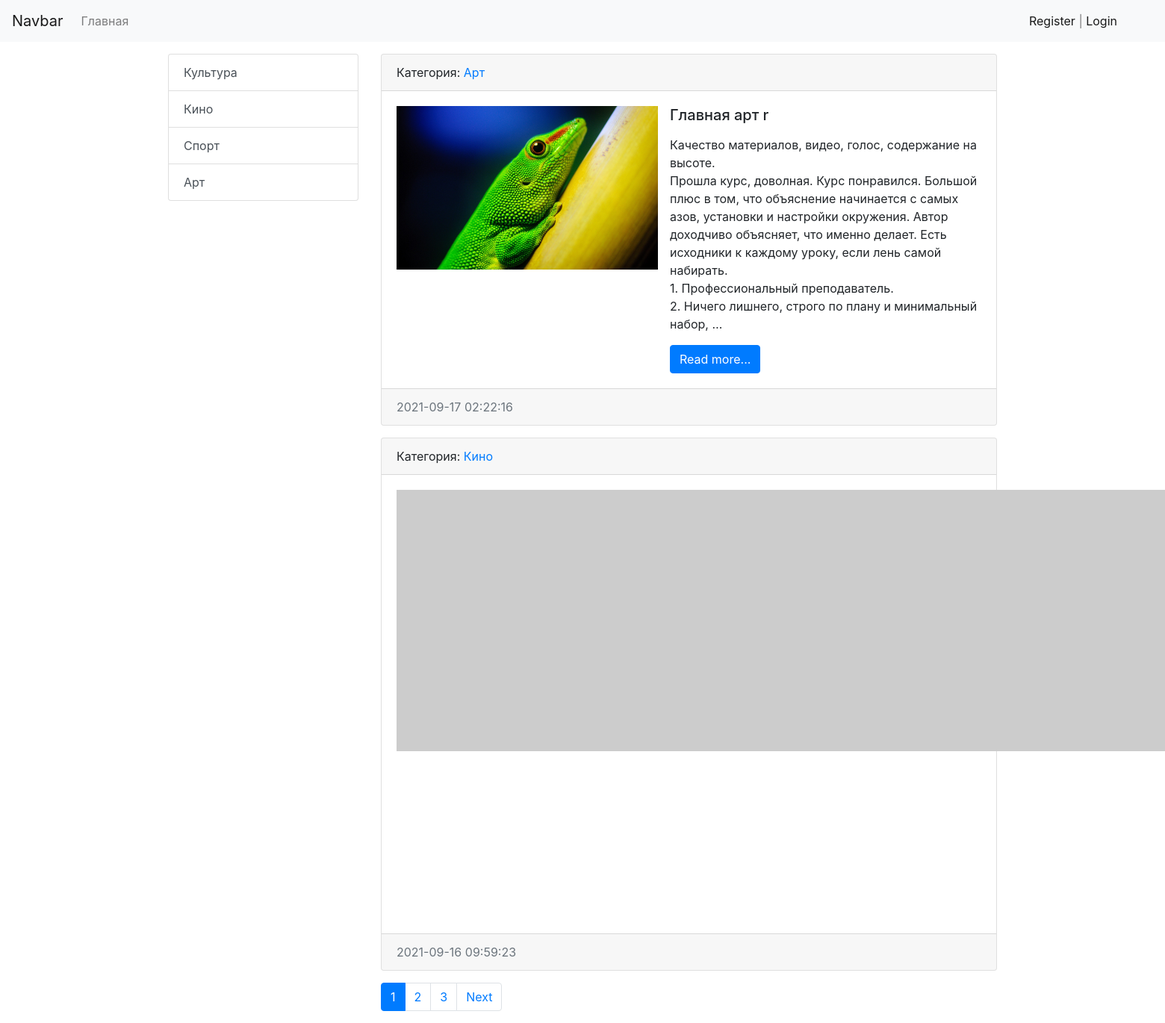
The page / on the database its author committed.
### news/models.py (models this page shows, shortened)
class Category(models.Model):
    title = models.CharField(max_length=250, db_index=True, verbose_name='Категория')
    def get_absolute_url(self):
        return reverse('category', kwargs={'category_id': self.pk})
    def __str__(self):
        return self.title
    class Meta:
        verbose_name = 'Категория'
        verbose_name_plural = 'Список категорий'
        ordering = ['title']

class News(models.Model):
    title = models.CharField(max_length=250, verbose_name='Заголовок статьи')
    content = models.TextField(blank=True, verbose_name='Контент')
    created_at = models.DateTimeField(auto_now_add=True, verbose_name='Дата публикации')
    updated_at = models.DateTimeField(auto_now=True, verbose_name='Дата обновления')
    photo = models.ImageField(upload_to='photos/%Y/%m/%d/', blank=True, verbose_name='Изображение')
    is_published = models.BooleanField(default=True, verbose_name='Опубликовано')
    category = models.ForeignKey(Category, on_delete=models.PROTECT, verbose_name='Категория')
    views = models.IntegerField(default=0)
    def get_absolute_url(self):
        return reverse('view_news', kwargs={'pk': self.pk})
    class Meta:
        verbose_name = 'Новость'
        verbose_name_plural = 'Новости'
        ordering = ['-created_at', 'title']

### news/views.py (the view)
# urls.py: path('', HomeNews.as_view(), name='home'),
class HomeNews(ListView):
    model = News
    template_name = 'news/index.html'
    context_object_name = 'news'
    allow_empty = False
    paginate_by = 2
    def get_context_data(self, *, object_list=None, **kwargs):
        context = super().get_context_data(**kwargs)
        context['title'] = 'Main page'
        return context
    def get_queryset(self):
        return News.objects.filter(is_published=True).select_related('category')

### news/templatetags/news_tags.py (called while the page is built)
@register.simple_tag(name='get_list_categories')
def get_categories():
    return Category.objects.all()

@register.inclusion_tag('news/list_categories.html')
def show_categories(active_category_pk='-1'):
    categories = Category.objects.annotate(cnt=Count('news')).filter(cnt__gt=0)
    return {'categories': categories, 'active_category_pk': active_category_pk}

### news/templates/news/index.html (shortened to what this page needs)
{% extends "base.html" %}
{% load news_tags %}
{% block sidebar %}
{% include 'inc/_sidebar.html' %}
{% endblock sidebar %}
{% block content %}
    {% for item in news %}
    <div class="card mb-3">
        <div class="card-header">
            Категория: <a href="{{ item.category.get_absolute_url }}">{{ item.category }}</a>
        </div>
        <div class="card-body">
            <div class="media">
                {% if item.photo %}
                    <img src="{{ item.photo.url }}" alt="" width="350" class="mr-3">
                {% else %}
                    <img src="https://picsum.photos/id/1060/350/235/?blur=2" alt="" class="mr-3">
                {% endif %}
                <div class="media-body">
                    <h5 class="card-title">{{ item.title }}</h5>
                    <p class="card-text">{{ item.content|safe|linebreaks|truncatewords:50 }}</p>
                    <a href="{{ item.get_absolute_url }}" class="btn btn-primary">Read more...</a>
                </div>
            </div>
        </div>
        <div class="card-footer text-muted">
            {{ item.created_at|date:"Y-m-d H:i:s" }}
        </div>
    </div>
    {% endfor %}
{% endblock content %}

### news/templates/news/list_categories.html
<div class="list-group">
    {% for item in categories %}
        <a href="{{ item.get_absolute_url }}" class="list-group-item list-group-item-action {% if item.pk == active_category_pk %}active{% endif %}">{{ item.title }}</a>
    {% endfor %}
</div>

### rows shown on the page
Category: title "Культура"
Category: title "Кино"
Category: title "Спорт"
Category: title "Арт"
News: category "Арт", photo (picture), title "Главная арт r", content "Качество материалов, видео, голос, содержание на высоте. Прошла курс, доволная. Курс понравился. Большой плюс в том, что объяснение начинается с самых азов, установки и настройки окружения. Автор доходчиво объясняет, что именно делает. Есть исходники к каждому уроку, если лень самой набирать. 1. Профессиональный преподаватель. 2. Ничего лишнего, строго по плану и минимальный набор, …", created_at "2021-09-17 02:22:16"
News: category "Кино", created_at "2021-09-16 09:59:23"

### other values the page prints
{{ p }} "1"
{{ p }} "2" "3"
